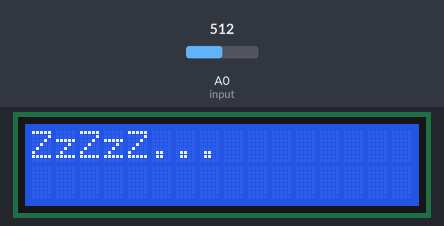
A sketch run on a simulated Arduino Uno, built with avr-gcc and run on an emulated ATmega328P. On the bench: 16×2 character LCD. The test bench sets the inputs (shaded band); at power-on: A0 (input) = 512. What the sketch prints to the serial monitor is not drawn.

Above: at 1.2 s.
1.3 s: A0 (input) set to 0
At 2.5 s:
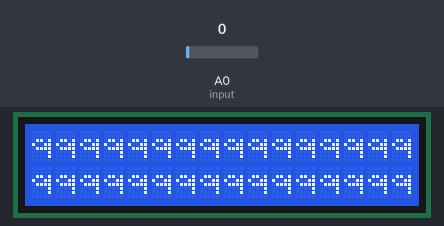
2.9 s: A0 (input) set to 122
At 4.1 s:
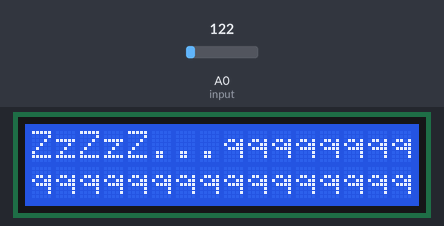
4.4 s: A0 (input) set to 0
At 5.0 s:
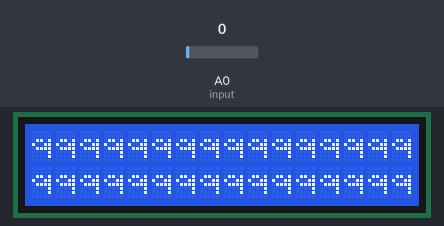
6.0 s: A0 (input) set to 306
At 6.6 s:
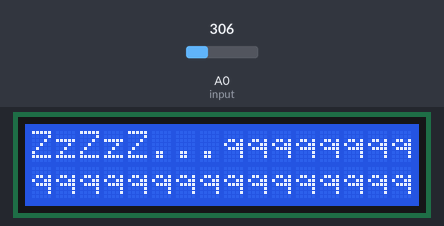
Timing chart, 0 to 8.5 s (numbered marks = the images above; inputs shaded):
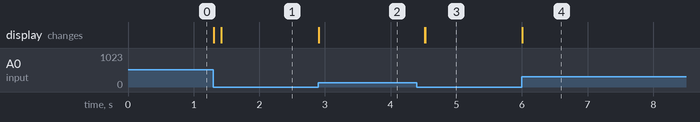

The sketch:

pin.ino
```cpp
#include <LiquidCrystal.h> //Подключаем библиотеку для работы с LCD
LiquidCrystal lcd(12, 11, 10, 5, 4, 3, 2); // инициализируем LCD, указывая управляющие контакты

int input = A0;

void setup() {
    lcd.begin(16, 2);// задаем размерность дисплея
  pinMode(input, INPUT);
  Serial.begin(9600);

}

void loop() {
  int pinValue = analogRead(input);

  if(pinValue > 0) {
    lcd.setCursor(0, 0);
    lcd.print("ZzZzZ..."); // выводим на дисплей традиционную фразу

  }
  else {
    lcd.print("qq"); // выводим на дисплей традиционную фразу

  }

  Serial.println(pinValue);

}
```

Measured:
- after the input at 1.3 s, the display: first changes at once (image 1 shows a later state)
- after the input at 2.9 s, the display: changes at once (image 2)
- after the input at 4.4 s, the display: first changes after 0.12 s (image 3 shows a later state)
- after the input at 6.0 s, the display: changes at once (image 4)
